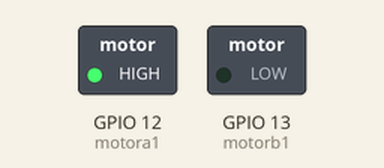
Simulated run of this program. Board: ESP8266 board running MicroPython. On the bench: switched loads named in the program (green lamp = pin HIGH).

Above: at 0.1 s.
Timing chart, 0 to 1.6 s (numbered marks = the images above):
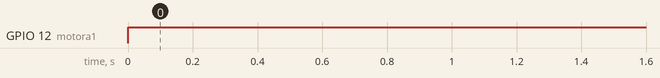

Measured:
- by itself, GPIO 12 (motora1): LOW → HIGH at 0.00 s

The program:

driver.py
```python
import time
from machine import Pin,ADC

motora1=Pin(12,Pin.OUT)
motorb1=Pin(13,Pin.OUT)

## control az tarigh rotubat khande shode tavasote sensor
sensor_pin=ADC(0)
sensor_value=sensor_pin.read();
while (sensor_value<900):
 motora1.value(1) ##baraye khamoosh kardane dasti bayad meghdar value ra 0 gharar dad
 motorb1.value(0)


 ## code haye zire contorol az tarighe zamanbandi
 """
for i in range(100):
 motora1.value(1)
 motorb1.value(0)
 time.sleep(3)
 motora1.value(0)
 motorb1.value(0)
 time.sleep(3)
 """
```
